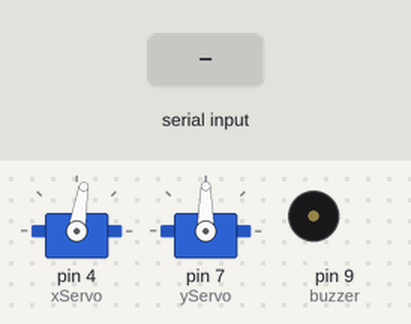
Recording of a sketch running on a simulated Arduino Uno, built with avr-gcc and run on an emulated ATmega328P. On the bench: 2 × servo, buzzer (waves = sounding, pin HIGH). The test bench sets the inputs (shaded band). What the sketch prints to the serial monitor is not drawn.

Above: at 1.7 s.
1.8 s: "1,90,45\n" received over Serial
At 4.6 s:
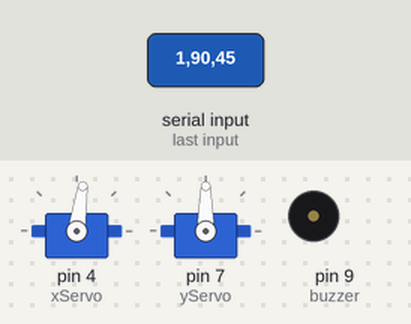
4.8 s: "1\n" received over Serial
6.3 s: "3\n" received over Serial
At 9.4 s:
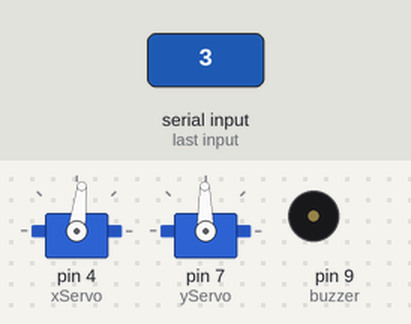
Timing chart, 0 to 10.9 s (numbered marks = the images above; inputs shaded):
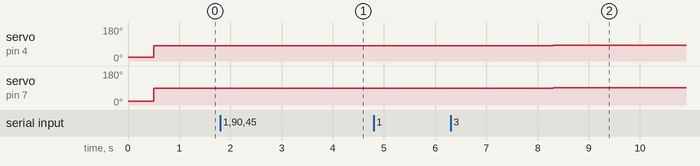

The sketch:

joystick.ino
```cpp
#include <Servo.h>      // include the Servo library
#include <math.h>


//the table:
//          A
//    ------.------
// B |      ,      | C
//   |             |
//    ------'------
//          D
// for the coordinates:
// x-Axis goes B->C
// y-Axis goes A->D
// the origin is below the flashlight, so angles (x0,y0) correspond to the XY coordinates (0,0)
// coordinates are in centimeters

Servo xServo;          // declare Servo object
Servo yServo;          // declare Servo object


//set up the photoresistors and the buzzer
const int upperSensorPin = 0;
int baseUpperLight;
int currentUpperLight;
const int middleSensorPin = 2;
int baseMiddleLight;
int currentMiddleLight;
const int lowerSensorPin = 4;
int baseLowerLight;
int currentLowerLight;
const int buzzer = 9;

//Variables
String currentPlayer = "right";

const int x0 = 81;
const int y0 = 90;
const double lampHeight = 139.0;
const int tableX = 168; //length of sides A and D
const int tableY = 90; //length of sides B and C

//locations of the sides in x or y coordinates, rounded to ints
const int N = 0.5 * tableY;
const int W = -0.5 * tableX;
const int E = 0.5 * tableX;
const int S = -0.5 * tableY;

struct tuple {
  double x;
  double y;
};

int currentX = x0;
int currentY = y0;


void setup() {
  Serial.begin(9600);
  pinMode(buzzer, OUTPUT);
  xServo.attach(4);    // attach object 'myServo' to pin 4
  yServo.attach(7);    // attach object 'myServo' to pin 7

  //move light out of the way of the sensors
  xServo.write(20);
  yServo.write(20);
  delay(500);


//  moveSlow(x0, y0);

}

void loop() {
  if (Serial.available()){

    if (Serial.parseInt() == 1 ){
      currentX++;
//      char my_string[3] = String(currentX);
      Serial.write(currentX);
    }
    if (Serial.parseInt() == 2){
      currentX--;
      Serial.write(currentX);
    }
    if (Serial.parseInt() == 3){
      currentY++;
      Serial.write(currentY);
    }
    if (Serial.parseInt() == 4){
      currentY--;
      Serial.write(currentY);
    }
    if (Serial.parseInt() == 5){
      currentX = x0;
      currentY = y0;
      Serial.write(currentX);
      Serial.write(currentY);
    }
  }


//  currentX++;
  xServo.write(currentX);
  yServo.write(currentY);
}


//void moveSlow(struct tuple ang){
//  moveSlow(ang.x, ang.y);
//}

double toDegrees(double radians) {
    return radians * (180.0 / PI);
}

double toRadians(double degrees) {
    return degrees * (PI / 180.0);
}

//i don't know which way around we're mounting this thing;
//i'm assuming that xAngle > x0 on the left/B side of the table
//and yAngle > y0 on the bottom/D side of the table
struct tuple XYtoAngles(int X, int Y) {
  struct tuple ang;
  double xAngleOffset = toDegrees(atan(X/lampHeight));
  ang.x = x0-xAngleOffset;
  double hypotenuse = sqrt(pow(X, 2) + pow(lampHeight, 2));
  double yAngleOffset = toDegrees(atan(Y/hypotenuse));
  ang.y = y0-yAngleOffset;
  return ang;
}
```

Measured:
- after the input at 1.8 s, servo on pin 4 (xServo): 81° → 82° after 2.0 s
- after the input at 4.8 s, every drawn part: stays the same
- after the input at 6.3 s, servo on pin 4 (xServo): 82° → 83° after 2.0 s instead of 2.5 s; servo on pin 7 (yServo): 90° → 91° after 2.0 s
